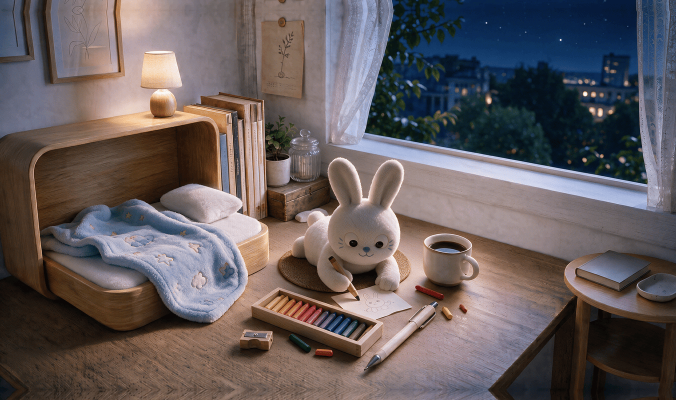
#> input picture living-room-dress/panoramas/jade-rabbit/draw_night.png, 1352 x 800 px, given in place of draw_day.png, which was not available (shown at 1/2 size)
$ python prepare_scene_assets.py
#> lines starting #> are read from the running program, lines starting #| are printed output that depends on the picture
#!/usr/bin/env python3
"""Prepare 1:1 eggbabe-miniprogram Option A panoramas, 3D UI icons, keepsakes & macro props.

All outputs strictly adhere to AGENTS.md:
- 100% compressed PNG via pngquant (zero .webp files anywhere).
- Seamless perspective-aligned empty bedroom panoramas (day/sunset/night) preserving the wooden bed.
- Zero-halo chroma-extracted RGBA PNG props & 3D wardrobe icon.
"""
import os
import shutil
import subprocess
from concurrent.futures import ThreadPoolExecutor
from PIL import Image, ImageStat

HERE = os.path.dirname(os.path.abspath(__file__))
WORK = "/tmp/mp_assets_work"
ART_DIR = "/home/antigravity/.gemini/jetski/brain/v1/default/jetski_remote_agents_3p_devbox/fa799bb2-3620-4e07-83d7-6588f2dc5608"

PANO_W, PANO_H = 1352, 800  # Exact 2823:1672 aspect ratio (1.6884), Retina crisp


def pngquant_compress(src_path: str, dst_path: str, quality: str = "72-94") -> None:
    os.makedirs(os.path.dirname(dst_path), exist_ok=True)
    res = subprocess.run(
        ["pngquant", f"--quality={quality}", "--speed=3", "--strip", "--force", "--output", dst_path, src_path],
        stderr=subprocess.PIPE,
    )
    if res.returncode != 0:
        # Fallback with slightly wider floor if 256-color palette has high entropy
        subprocess.run(
            ["pngquant", "--quality=60-92", "--speed=3", "--strip", "--force", "--output", dst_path, src_path],
            check=True,
        )


# [61 lines left out: function chroma_extract_green, not called in this run]


def build_empty_panorama(period: str) -> None:
    draw = Image.open(f"{WORK}/raw_actions/jade-rabbit/draw_{period}.png").convert("RGB")
    nap = Image.open(f"{WORK}/raw_actions/jade-rabbit/nap_{period}.png").convert("RGB")

    # Match local seam luminance along upper bookshelf/desk (y: 100..1100, x: 1030..1120)
    s_draw = ImageStat.Stat(draw.crop((1030, 100, 1120, 1100))).mean
    s_nap = ImageStat.Stat(nap.crop((1030, 100, 1120, 1100))).mean
    gains = [s_nap[i] / max(1.0, s_draw[i]) for i in range(3)]
    r, g, b = draw.split()
    r = r.point(lambda v: min(255, int(v * gains[0])))
    g = g.point(lambda v: min(255, int(v * gains[1])))
    b = b.point(lambda v: min(255, int(v * gains[2])))
    draw_matched = Image.merge("RGB", (r, g, b))

    # Perspective seam: x=1095 above y=1100, sloping left to x=965 by y=1260 so crayon box (x>=1040) is 100% excluded
    w, h = draw.size
    mask = Image.new("L", (w, h), 0)
    mpx = mask.load()
    feather = 44.0
    for y in range(h):
        if y <= 1100:
            cx = 1095.0
        elif y >= 1260:
            cx = 965.0
        else:
            cx = 1095.0 - (130.0 * (y - 1100) / 160.0)
        x0 = cx - feather / 2.0
        x1 = cx + feather / 2.0
        for x in range(w):
            if x <= x0:
                mpx[x, y] = 0
            elif x >= x1:
                mpx[x, y] = 255
            else:
                mpx[x, y] = int(255.0 * (x - x0) / feather)

    comp = Image.composite(nap, draw_matched, mask).resize((PANO_W, PANO_H), Image.Resampling.LANCZOS)
    tmp_path = f"{WORK}/tmp_empty_{period}.png"
    comp.save(tmp_path)
    pngquant_compress(tmp_path, f"{HERE}/panoramas/empty_{period}.png")


# [8 lines left out: function process_action_pano, not called in this run]


def main() -> None:
    # Remove legacy 1024x576 prototype folder
    old_scene = os.path.join(HERE, "scene")
    if os.path.exists(old_scene):
        shutil.rmtree(old_scene)

    for sub in ["panoramas/jade-rabbit", "panoramas/boon-koi", "ui", "keepsakes", "props"]:
        os.makedirs(os.path.join(HERE, sub), exist_ok=True)

    print("1. Building 3 seamless bed-consistent empty panoramas...")
    for pd in ["day", "sunset", "night"]:
        build_empty_panorama(pd)
#> in build_empty_panorama, draw is the input picture: PIL image 1352x800 RGB; mean R, G, B 101.3, 92.3, 93.4
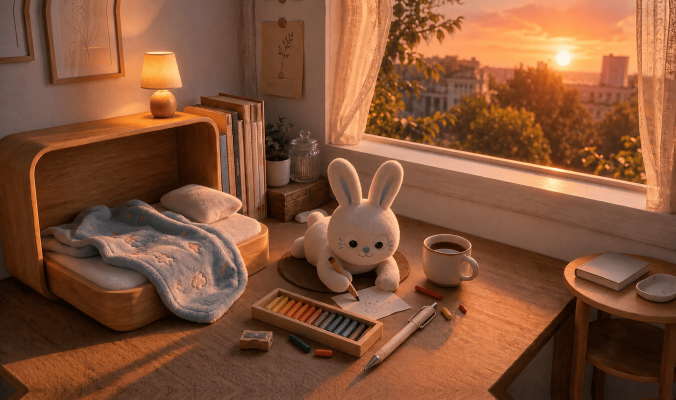
#> input picture living-room-dress/panoramas/jade-rabbit/draw_sunset.png, 1352 x 800 px, given in place of nap_day.png, which was not available (shown at 1/2 size)
#> in build_empty_panorama, nap is the input picture: PIL image 1352x800 RGB; mean R, G, B 131.2, 83, 55.6
#> in build_empty_panorama, `s_draw = ImageStat.Stat(draw.crop((1030, 100, 1120, 1100))).mean`: s_draw = [53.76, 53.13, 57.32]
#> in build_empty_panorama, `s_nap = ImageStat.Stat(nap.crop((1030, 100, 1120, 1100))).mean`: s_nap = [92.41, 56.3, 33.4]
#> in build_empty_panorama, `gains = [s_nap[i] / max(1.0, s_draw[i]) for i in range(3)]`: gains = [1.72, 1.06, 0.583]
#> in build_empty_panorama, `r, g, b = draw.split()`:
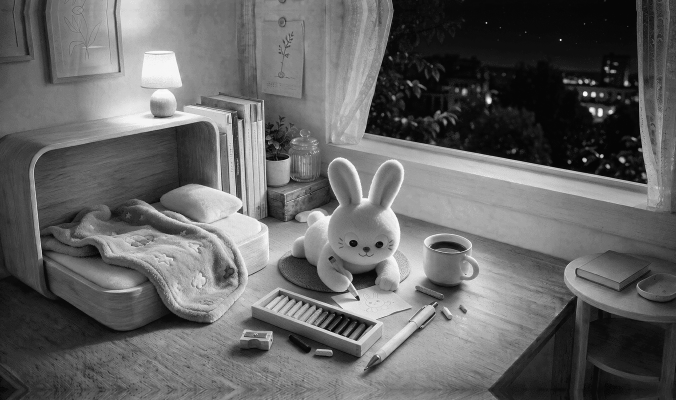
#> r: PIL image 1352x800 L (shown at 1/2 size); min 5, max 250, mean 101.3
#> in build_empty_panorama, `r, g, b = draw.split()`:
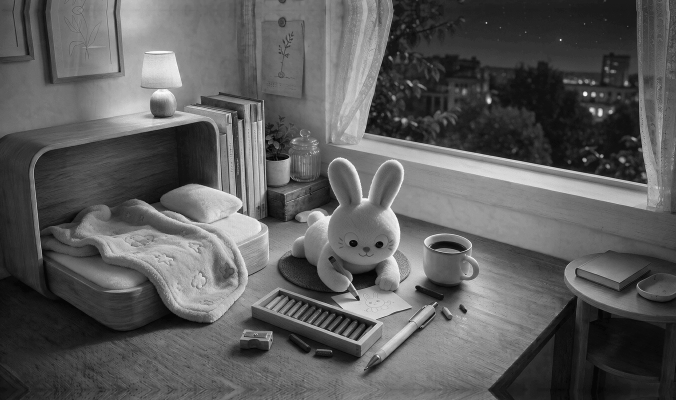
#> g: PIL image 1352x800 L (shown at 1/2 size); min 6, max 248, mean 92.3
#> in build_empty_panorama, `r = r.point(lambda v: min(255, int(v * gains[0])))`:
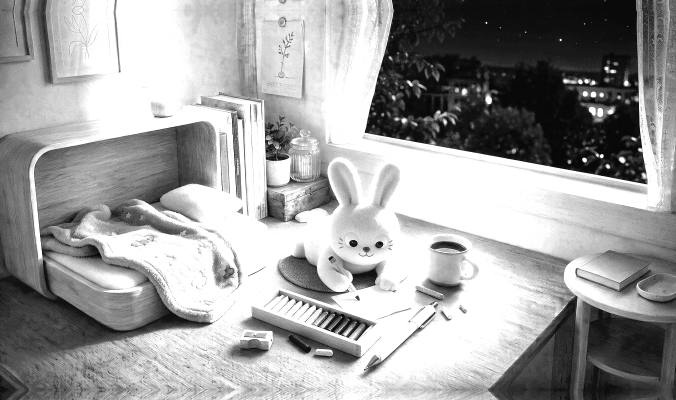
#> r: PIL image 1352x800 L (shown at 1/2 size); min 8, max 255, mean 159.5
#> in build_empty_panorama, `b = b.point(lambda v: min(255, int(v * gains[2])))`:
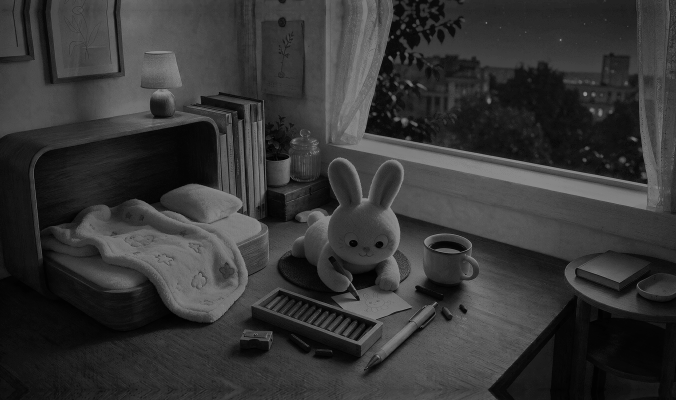
#> b: PIL image 1352x800 L (shown at 1/2 size); min 2, max 142, mean 53.9
#> in build_empty_panorama, `draw_matched = Image.merge("RGB", (r, g, b))`:
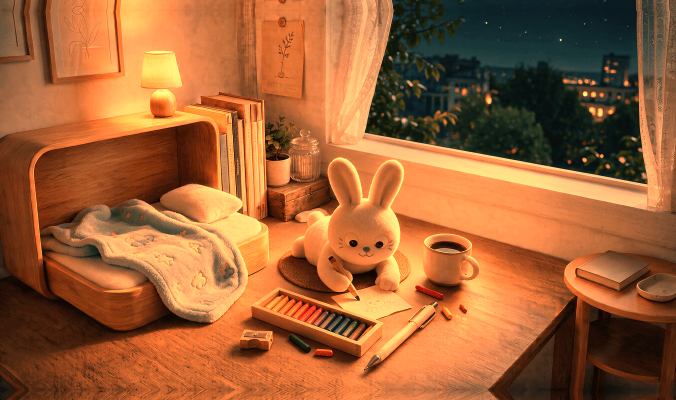
#> draw_matched: PIL image 1352x800 RGB (shown at 1/2 size); mean R, G, B 159.5, 97.3, 53.9
#> in build_empty_panorama, `mask = Image.new("L", (w, h), 0)`: mask: PIL image 1352x800 L; every value is 0
#> in build_empty_panorama, `comp = Image.composite(nap, draw_matched, mask).resize((PANO_W, PANO_H..`:
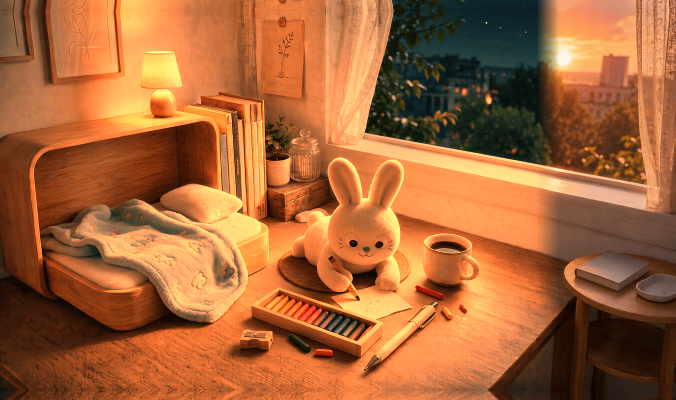
#> comp: PIL image 1352x800 RGB (shown at 1/2 size); mean R, G, B 166.4, 101, 56.4
#> (the call stopped at in pngquant_compress, `res = subprocess.run( ["pngquant", f"--quality={quality}", "--speed=3"..`: subprocess is not available in this run)

    print("2. Compressing 48 official action panoramas...")
    jobs = [
        (char, st, pd)
        for char in ["jade-rabbit", "boon-koi"]
        for st in ["nap", "lazy", "stare", "read", "game", "window", "draw", "music"]
        for pd in ["day", "sunset", "night"]
    ]
    with ThreadPoolExecutor(max_workers=8) as ex:
        list(ex.map(process_action_pano, jobs))

    print("3. Compressing official 3D UI icons & keepsakes...")
    for fn in os.listdir(f"{WORK}/raw_ui"):
        if fn.endswith(".png"):
            pngquant_compress(f"{WORK}/raw_ui/{fn}", f"{HERE}/ui/{fn}", "80-95")

    for fn in os.listdir(f"{WORK}/raw_keepsakes"):
        if fn.endswith(".png"):
            im = Image.open(f"{WORK}/raw_keepsakes/{fn}").convert("RGBA").resize((220, 220), Image.Resampling.LANCZOS)
            tmp = f"{WORK}/tmp_ks_{fn}"
            im.save(tmp)
            pngquant_compress(tmp, f"{HERE}/keepsakes/{fn}", "80-95")

    print("4. Extracting & compressing chroma-key 3D wardrobe icon & macro props...")
    chroma_specs = [
        (f"{ART_DIR}/ui_3d_fitting_wardrobe_1795485895950.jpg", f"{HERE}/ui/wardrobe_3d.png", 96, 0.88),
        (f"{ART_DIR}/prop_wood_mirror_1795485896899.jpg", f"{HERE}/props/prop_wood_mirror.png", 220, 0.90),
        (f"{ART_DIR}/prop_folded_knit_1795485907923.jpg", f"{HERE}/props/prop_folded_knit.png", 220, 0.86),
    ]
    for src_jpg, dst_png, sz, rw in chroma_specs:
        im = chroma_extract_green(src_jpg, sz, rw)
        tmp = f"{WORK}/tmp_ch_{os.path.basename(dst_png)}"
        im.save(tmp)
        pngquant_compress(tmp, dst_png, "80-95")

    print("All assets prepared successfully!")


if __name__ == "__main__":
#> (the run stopped early here; a loop or call above may not have finished)
